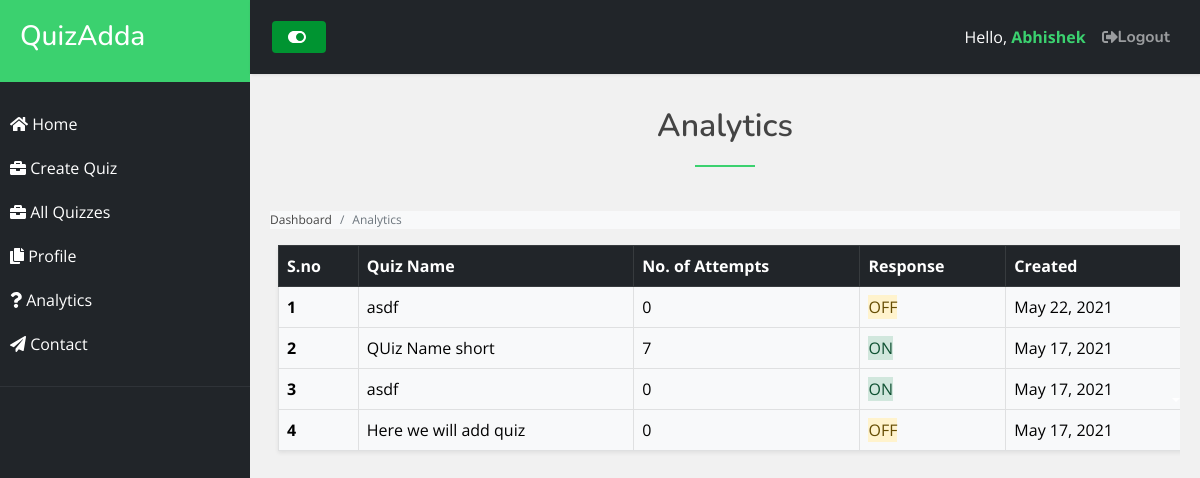
The app's page /educator/analytics (signed in) with its own data.
### educator/models.py (models this page shows)
class quiz(models.Model):
    uid=models.PositiveIntegerField()
    quizname=models.CharField(max_length=250)
    quizdesc=models.CharField(max_length=500)
    quizstatus=models.BooleanField(default=False, editable=False)
    creationdate=models.DateField()
    creationtime=models.TimeField()
    attempts=models.PositiveIntegerField(default=0)

### educator/views.py (the view)
# urls.py: path('analytics', views.analytics, name='analytics'),
def analytics(request):
    if request.user.is_authenticated:
        uid=request.user.id
        quizs=reversed(quiz.objects.filter(uid=uid))
        numofq=len(quiz.objects.filter(uid=uid))
        context={"quizfe":quizs, "numofq":numofq}
        return render(request,"analytics.html",context)
    else:
        return redirect("login")

### educator/templates/analytics.html (shortened to what this page needs)
{% extends "ebase.html" %}
{% block content %}
<div class="ques-title text-center py-3">
    <h2>Analytics</h2>
    </div>
  <section class="counts py-2">
    <nav aria-label="breadcrumb" class="bg-light">
        <ol class="breadcrumb">
          <li class="breadcrumb-item"><a href="/educator">Dashboard</a></li>
          <li class="breadcrumb-item active" aria-current="page">Analytics</li>
        </ol>
      </nav>
      {% if numofq != 0 %}
    <table class="table table-hover table-responsive table-bordered table-light shadow-sm m-2">
        <thead class="table-dark">
          <tr>
            <th scope="col">S.no</th>
            <th scope="col">Quiz Name</th>
            <th scope="col">No. of Attempts</th>
            <th scope="col">Response</th>
            <th scope="col">Created</th>
          </tr>
        </thead>
        <tbody>
            {% for quiz in quizfe %}
          <tr>
            <th scope="row">{{forloop.counter}}</th>
            <td><a href="analytics/{{quiz.id}}">{{quiz.quizname}}</a></td>
            <td>{{quiz.attempts}}</td>
            <td>{% if quiz.quizstatus is True %} <span class="alert-success">ON </span>{% else %}<span class="alert-warning">OFF </span>{% endif %}</td>
            <td>{{quiz.creationdate}}</td>
          </tr>
          {% endfor %}
        </tbody>
      </table>
      {% endif %}
  </section>
{% endblock %}

### educator/templates/ebase.html (shortened to what this page needs)
<!DOCTYPE html>
{% load static %}
{% get_static_prefix as STATIC_PREFIX %}
<html>
  <head>
    <link href="{% static 'vendor/bootstrap/css/bootstrap.min.css'%}" rel="stylesheet">
  <link href="{% static 'vendor/bootstrap-icons/bootstrap-icons.css'%}" rel="stylesheet">
  <link href="{% static 'css/style.css'%}" rel="stylesheet">
  </head>
  <body>
    <div class="wrapper">
      <nav id="sidebar">
        <div class="sidebar-header">
          <h3>QuizAdda</h3>
        </div>
        <ul class="list-unstyled components">
          <li>
            <a href="/educator">
              <i class="fas fa-home"></i>
              Home
            </a>
            <a href="/educator/createquiz">
              <i class="fas fa-briefcase"></i>
              Create Quiz
            </a>
            <a href="/educator/quizzes">
              <i class="fas fa-briefcase"></i>
              All Quizzes
            </a>
            <a
              href="#pageSubmenu"
              data-bs-toggle="collapse"
              aria-expanded="false"
              class="dropdown-toggle"
            >
              <i class="fas fa-copy"></i>
              Profile
            </a>
          </li>
          <li>
            <a href="/educator/analytics">
              <i class="fas fa-question"></i>
              Analytics
            </a>
          </li>
          <li>
            <a href="#">
              <i class="fas fa-paper-plane"></i>
              Contact
            </a>
          </li>
        </ul>
      </nav>
      <div id="content">
        <nav class="navbar navbar-expand-lg navbar-dark bg-dark">
          <div class="container-fluid">
            <button type="button" id="sidebarCollapse" class="btn px-3 py-1 btn-success">
              <i class="fas fa-toggle-on" id="buttontog"></i>
            </button>
            <div class="collapse navbar-collapse" id="navbarSupportedContent">
              <ul class="nav navbar-nav ms-auto">
                <li class="nav-item">
                  <span class="nav-link active">Hello, <span class="usrnm"> <strong>{{user.first_name}}</strong> </span> </span>
                </li>
                <li class="nav-item">
                  <a class="nav-link" href="/educator/logout"
                    ><i class="fas fa-sign-out-alt"></i> Logout</a
                  >
                </li>
              </ul>
            </div>
          </div>
        </nav>
        <div id="mcontent">{% block content %}{% endblock %}</div>
      </div>
    </div>
  </body>
</html>

### static/css/style.css (style rules this page uses)
:root { scroll-behavior: smooth; }
body { font-family: "Open Sans", sans-serif; color: #444444; }
a { color: #009431; text-decoration: none; }
h1, h2, h3, h4, h5, h6 { font-family: "Nunito", sans-serif; }
section { padding: 60px 0; overflow: hidden; }
.navbar { padding: 0; }
.navbar ul { margin: 0; padding: 0; display: flex; list-style: none; align-items: center; }
.navbar li { position: relative; }
.navbar a { display: flex; align-items: center; justify-content: space-between; padding: 10px 0 10px 30px; font-family: "Nunito", sans-serif; font-size: 16px; font-weight: 700; color: #212529; white-space: nowrap; transition: 0.3s; }
.navbar a:hover, .navbar .active, .navbar li:hover > a { color: #009431; }
.counts { padding: 70px 0 60px; }
.btn-success { background: #009431; border: 0; padding: 10px 30px; color: #fff; transition: 0.4s; border-radius: 4px; }
.breadcrumb { font-size: 0.75rem; }

### records on screen
quiz: quizname "asdf", attempts "0", quizstatus "OFF", creationdate "May 22, 2021"
quiz: quizname "QUiz Name short", attempts "7", quizstatus "ON", creationdate "May 17, 2021"
quiz: quizname "asdf", attempts "0", quizstatus "ON", creationdate "May 17, 2021"
quiz: quizname "Here we will add quiz", attempts "0", quizstatus "OFF", creationdate "May 17, 2021"

### other values on screen
{{ user.first_name }} "Abhishek"
